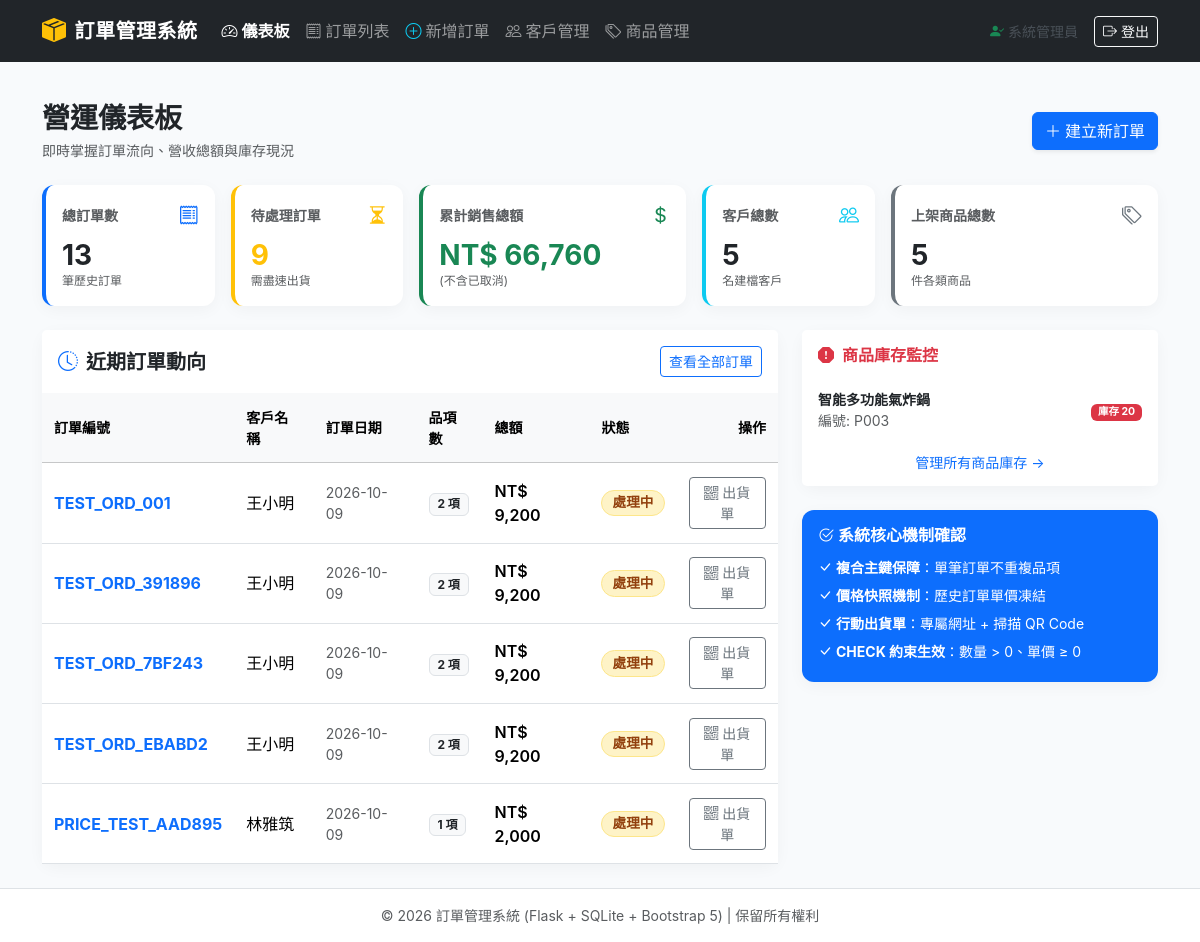
Screenshot of /dashboard (signed in) with the database file from the repository.
### tables this page shows
CREATE TABLE orders (
        order_id     TEXT PRIMARY KEY,                  -- 訂單編號 PK
        customer_id  TEXT NOT NULL,                     -- 客戶編號 FK
        order_date   TEXT NOT NULL,                     -- 訂單日期
        status       TEXT NOT NULL,                     -- 狀態
        sales_rep    TEXT,                              -- 業務人員
        FOREIGN KEY (customer_id) REFERENCES customer(customer_id)
            ON UPDATE CASCADE ON DELETE RESTRICT
    );

CREATE TABLE product (
        product_id  TEXT PRIMARY KEY,                   -- 商品編號 PK
        name        TEXT NOT NULL,                      -- 名稱
        unit_price  REAL NOT NULL CHECK (unit_price >= 0), -- 單價 (不可為負)
        stock       INTEGER NOT NULL CHECK (stock >= 0),   -- 庫存 (不可為負)
        category    TEXT                                -- 分類
    );

### app.py (the view)
@app.route("/dashboard")
@login_required
def dashboard():
    conn = get_db()
    cursor = conn.cursor()
    cursor.execute("SELECT COUNT(*) FROM customer;")
    customer_count = cursor.fetchone()[0]
    cursor.execute("SELECT COUNT(*) FROM product;")
    product_count = cursor.fetchone()[0]
    cursor.execute("SELECT COUNT(*) FROM orders;")
    order_count = cursor.fetchone()[0]
    cursor.execute("SELECT COUNT(*) FROM orders WHERE status = '處理中';")
    pending_count = cursor.fetchone()[0]
    cursor.execute("""
    SELECT COALESCE(SUM(quantity * unit_price), 0)
    FROM order_item oi
    JOIN orders o ON oi.order_id = o.order_id
    WHERE o.status != '已取消';
    """)
    total_sales = cursor.fetchone()[0]
    cursor.execute("""
    SELECT o.order_id, c.name AS customer_name, o.order_date, o.status, o.sales_rep,
           COALESCE(SUM(oi.quantity * oi.unit_price), 0) AS total_amount,
           COUNT(oi.product_id) AS item_count
    FROM orders o
    JOIN customer c ON o.customer_id = c.customer_id
    LEFT JOIN order_item oi ON o.order_id = oi.order_id
    GROUP BY o.order_id
    ORDER BY o.order_date DESC
    LIMIT 5;
    """)
    recent_orders = cursor.fetchall()
    cursor.execute("SELECT product_id, name, unit_price, stock, category FROM product WHERE stock < 30 ORDER BY stock ASC;")
    low_stock_products = cursor.fetchall()
    conn.close()
    return render_template(
        "dashboard.html",
        customer_count=customer_count,
        product_count=product_count,
        order_count=order_count,
        pending_count=pending_count,
        total_sales=total_sales,
        recent_orders=recent_orders,
        low_stock_products=low_stock_products,
    )

### app.py (called while the page is built)
def get_db():
    conn = sqlite3.connect(DB_PATH)
    conn.row_factory = sqlite3.Row
    conn.execute("PRAGMA foreign_keys = ON;")
    return conn

def login_required(view):
    @functools.wraps(view)
    def wrapped_view(**kwargs):
        if not session.get("logged_in"):
            flash("請先登入管理員帳號以繼續操作。", "warning")
            return redirect(url_for("login", next=request.path))
        return view(**kwargs)
    return wrapped_view

### templates/dashboard.html (shortened to what this page needs)
{% extends "base.html" %}
{% block content %}
<div class="d-flex justify-content-between align-items-center mb-4">
    <div>
        <h3 class="fw-bold text-dark mb-1">營運儀表板</h3>
        <p class="text-muted small mb-0">即時掌握訂單流向、營收總額與庫存現況</p>
    </div>
    <div class="d-flex gap-2">
        <a href="{{ url_for('order_new') }}" class="btn btn-primary shadow-sm">
            <i class="bi bi-plus-lg me-1"></i>建立新訂單
        </a>
    </div>
</div>
<div class="row g-3 mb-4">
    <div class="col-6 col-md-4 col-xl-2">
        <div class="card p-3 h-100 border-start border-4 border-primary">
            <div class="d-flex justify-content-between align-items-center mb-2">
                <span class="text-muted small fw-semibold">總訂單數</span>
                <i class="bi bi-receipt text-primary fs-5"></i>
            </div>
            <h3 class="fw-bold mb-0 text-dark">{{ order_count }}</h3>
            <span class="text-muted extra-small" style="font-size: 0.75rem;">筆歷史訂單</span>
        </div>
    </div>
    <div class="col-6 col-md-4 col-xl-2">
        <div class="card p-3 h-100 border-start border-4 border-warning">
            <div class="d-flex justify-content-between align-items-center mb-2">
                <span class="text-muted small fw-semibold">待處理訂單</span>
                <i class="bi bi-hourglass-split text-warning fs-5"></i>
            </div>
            <h3 class="fw-bold mb-0 text-warning">{{ pending_count }}</h3>
            <span class="text-muted extra-small" style="font-size: 0.75rem;">需盡速出貨</span>
        </div>
    </div>
    <div class="col-6 col-md-4 col-xl-3">
        <div class="card p-3 h-100 border-start border-4 border-success">
            <div class="d-flex justify-content-between align-items-center mb-2">
                <span class="text-muted small fw-semibold">累計銷售總額</span>
                <i class="bi bi-currency-dollar text-success fs-5"></i>
            </div>
            <h3 class="fw-bold mb-0 text-success">NT$ {{ "{:,.0f}".format(total_sales) }}</h3>
            <span class="text-muted extra-small" style="font-size: 0.75rem;">(不含已取消)</span>
        </div>
    </div>
    <div class="col-6 col-md-4 col-xl-2">
        <div class="card p-3 h-100 border-start border-4 border-info">
            <div class="d-flex justify-content-between align-items-center mb-2">
                <span class="text-muted small fw-semibold">客戶總數</span>
                <i class="bi bi-people text-info fs-5"></i>
            </div>
            <h3 class="fw-bold mb-0 text-dark">{{ customer_count }}</h3>
            <span class="text-muted extra-small" style="font-size: 0.75rem;">名建檔客戶</span>
        </div>
    </div>
    <div class="col-12 col-md-4 col-xl-3">
        <div class="card p-3 h-100 border-start border-4 border-secondary">
            <div class="d-flex justify-content-between align-items-center mb-2">
                <span class="text-muted small fw-semibold">上架商品總數</span>
                <i class="bi bi-tags text-secondary fs-5"></i>
            </div>
            <h3 class="fw-bold mb-0 text-dark">{{ product_count }}</h3>
            <span class="text-muted extra-small" style="font-size: 0.75rem;">件各類商品</span>
        </div>
    </div>
</div>
<div class="row g-4">
    <div class="col-12 col-lg-8">
        <div class="card h-100">
            <div class="card-header bg-white py-3 d-flex justify-content-between align-items-center border-bottom-0">
                <h5 class="fw-bold mb-0 text-dark">
                    <i class="bi bi-clock-history me-2 text-primary"></i>近期訂單動向
                </h5>
                <a href="{{ url_for('orders') }}" class="btn btn-outline-primary btn-sm">查看全部訂單</a>
            </div>
            <div class="table-responsive">
                <table class="table table-hover align-middle mb-0">
                    <thead class="table-light small text-muted">
                        <tr>
                            <th>訂單編號</th>
                            <th>客戶名稱</th>
                            <th>訂單日期</th>
                            <th>品項數</th>
                            <th>總額</th>
                            <th>狀態</th>
                            <th class="text-end">操作</th>
                        </tr>
                    </thead>
                    <tbody>
                        {% for o in recent_orders %}
                        <tr>
                            <td class="fw-bold text-primary">{{ o.order_id }}</td>
                            <td>{{ o.customer_name }}</td>
                            <td class="small text-muted">{{ o.order_date[:10] }}</td>
                            <td><span class="badge bg-light text-dark border">{{ o.item_count }} 項</span></td>
                            <td class="fw-semibold">NT$ {{ "{:,.0f}".format(o.total_amount) }}</td>
                            <td>
                                <span class="badge badge-status badge-status-{{ o.status }}">{{ o.status }}</span>
                            </td>
                            <td class="text-end">
                                <a href="{{ url_for('order_detail', order_id=o.order_id) }}" class="btn btn-sm btn-outline-secondary" title="檢視出貨單">
                                    <i class="bi bi-qr-code me-1"></i>出貨單
                                </a>
                            </td>
                        </tr>
                        {% else %}
                        <tr>
                            <td colspan="7" class="text-center text-muted py-4">目前尚無訂單紀錄</td>
                        </tr>
                        {% endfor %}
                    </tbody>
                </table>
            </div>
        </div>
    </div>
    <div class="col-12 col-lg-4">
        <div class="card mb-4">
            <div class="card-header bg-white py-3 border-bottom-0">
                <h6 class="fw-bold mb-0 text-danger">
                    <i class="bi bi-exclamation-octagon-fill me-2"></i>商品庫存監控
                </h6>
            </div>
            <div class="card-body p-0">
                <ul class="list-group list-group-flush small">
                    {% for p in low_stock_products %}
                    <li class="list-group-item d-flex justify-content-between align-items-center py-2 px-3">
                        <div>
                            <span class="fw-semibold">{{ p.name }}</span><br>
                            <span class="text-muted extra-small">編號: {{ p.product_id }}</span>
                        </div>
                        <div class="text-end">
                            <span class="badge {% if p.stock <= 20 %}bg-danger{% else %}bg-warning text-dark{% endif %}">
                                庫存 {{ p.stock }}
                            </span>
                        </div>
                    </li>
                    {% else %}
                    <li class="list-group-item text-center text-muted py-3">所有商品庫存充裕</li>
                    {% endfor %}
                </ul>
            </div>
            <div class="card-footer bg-white border-top-0 text-center py-2">
                <a href="{{ url_for('products') }}" class="btn btn-link btn-sm text-decoration-none">管理所有商品庫存 &rarr;</a>
            </div>
        </div>
        <div class="card bg-primary text-white p-3">
            <h6 class="fw-bold mb-2"><i class="bi bi-check2-circle me-1"></i>系統核心機制確認</h6>
            <ul class="list-unstyled small mb-0 lh-lg opacity-90">
                <li><i class="bi bi-check-lg me-1"></i><strong>複合主鍵保障</strong>：單筆訂單不重複品項</li>
                <li><i class="bi bi-check-lg me-1"></i><strong>價格快照機制</strong>：歷史訂單單價凍結</li>
                <li><i class="bi bi-check-lg me-1"></i><strong>行動出貨單</strong>：專屬網址 + 掃描 QR Code</li>
                <li><i class="bi bi-check-lg me-1"></i><strong>CHECK 約束生效</strong>：數量 > 0、單價 &ge; 0</li>
            </ul>
        </div>
    </div>
</div>
{% endblock %}

### templates/base.html (style rules this page uses)
:root { --primary-color: #2c3e50; --accent-color: #3498db; --bg-light: #f8fafc; }
body { background-color: var(--bg-light); font-family: -apple-system, BlinkMacSystemFont, "Segoe UI", Roboto, "Helvetica Neue", Arial, "Noto Sans TC", sans-serif; min-height: 100vh; display: flex; flex-direction: column; }
.card { border: none; border-radius: 12px; box-shadow: 0 4px 16px rgba(0, 0, 0, 0.04); transition: all 0.2s ease; }
.table > :not(caption) > * > * { padding: 0.85rem 0.75rem; vertical-align: middle; }
.badge-status-處理中 { background-color: #fef3c7; color: #92400e; border: 1px solid #fde68a; }
.badge-status { font-size: 0.85rem; padding: 0.4em 0.75em; font-weight: 600; border-radius: 20px; }

### rows the page displays
orders: order_id "TEST_ORD_001", customer_name "王小明", order_date "2026-10-09", item_count "2", total_amount "9,200", status "處理中"
orders: order_id "TEST_ORD_391896", customer_name "王小明", order_date "2026-10-09", item_count "2", total_amount "9,200", status "處理中"
orders: order_id "TEST_ORD_7BF243", customer_name "王小明", order_date "2026-10-09", item_count "2", total_amount "9,200", status "處理中"
orders: order_id "TEST_ORD_EBABD2", customer_name "王小明", order_date "2026-10-09", item_count "2", total_amount "9,200", status "處理中"
orders: order_id "PRICE_TEST_AAD895", customer_name "林雅筑", order_date "2026-10-09", item_count "1", total_amount "2,000", status "處理中"
product: name "智能多功能氣炸鍋", product_id "P003", stock "20"

### other values shown
{{ session.get('display_name', '管理員') }} "系統管理員"
{{ order_count }} "13"
{{ pending_count }} "9"
{{ "{:,.0f}".format(total_sales) }} "66,760"
{{ customer_count }} "5"
{{ product_count }} "5"
